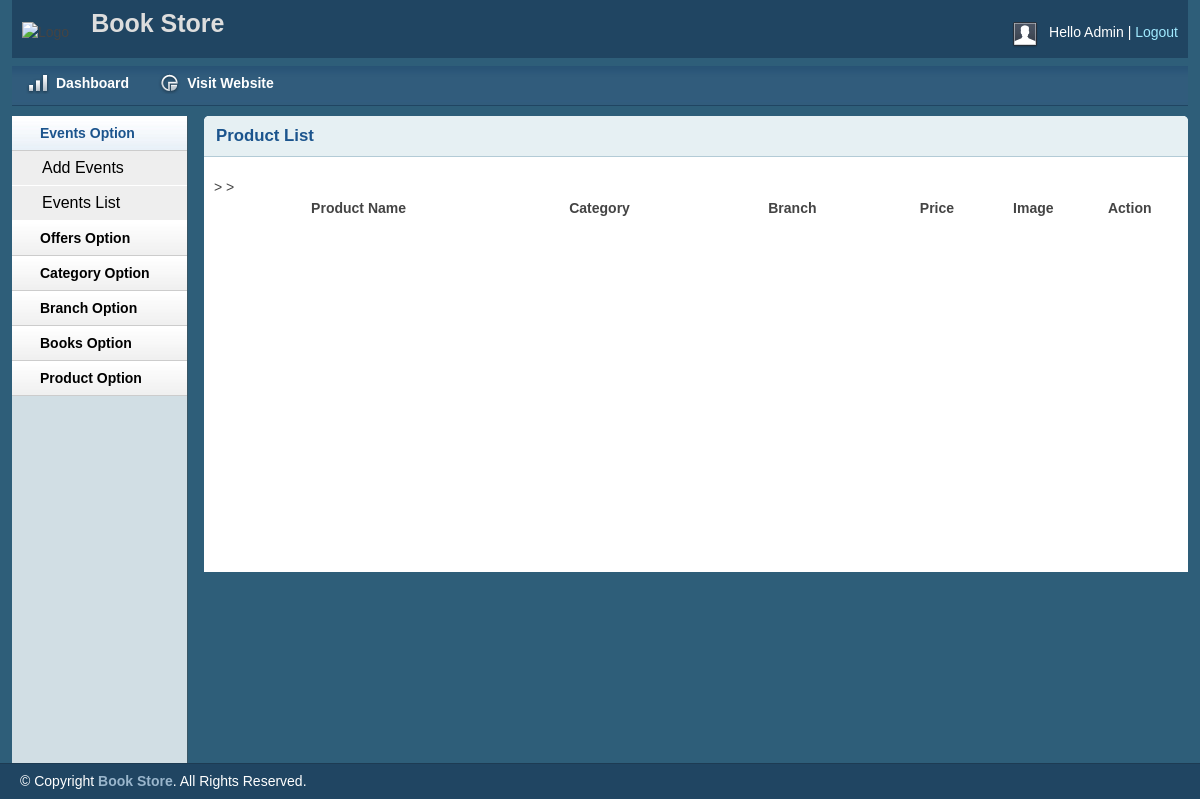
Before: /admin/productlist.php (signed in) with the older database file.
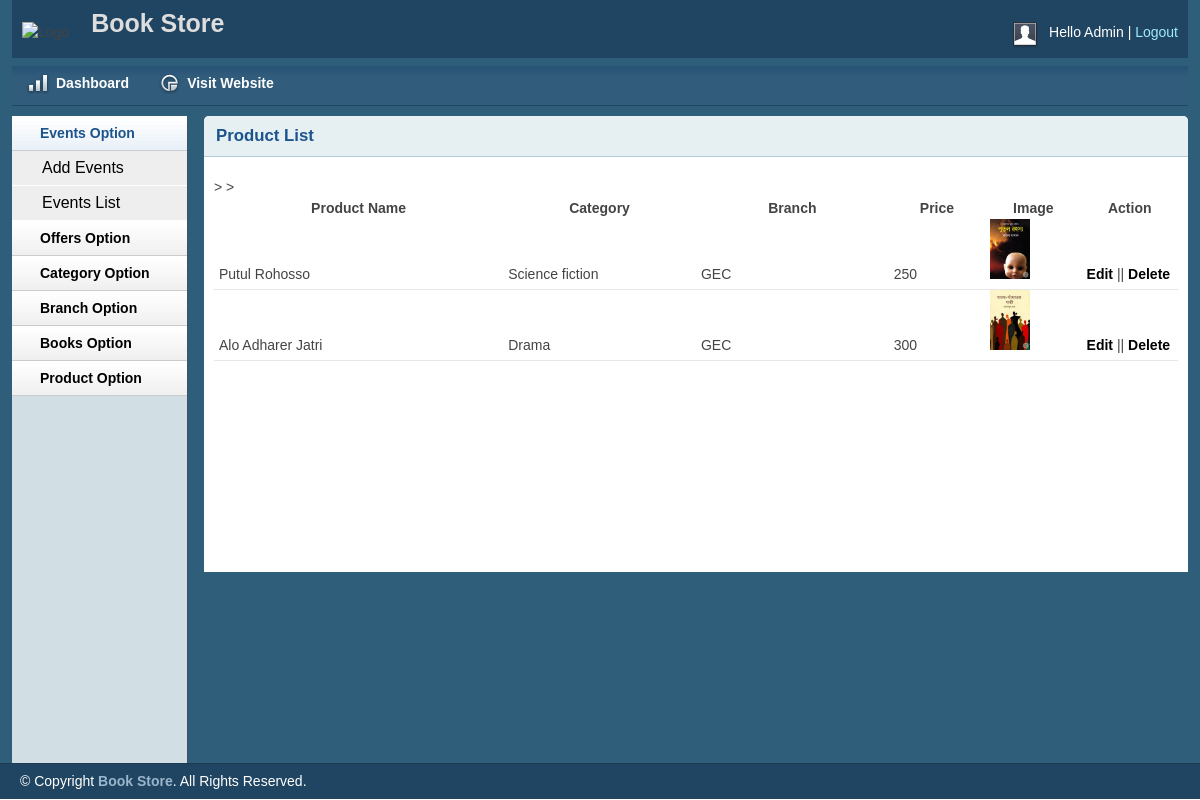
After: the same page with the newer database file.
### tables this page shows
CREATE TABLE IF NOT EXISTS `tbl_product` (
  `productId` int(11) NOT NULL AUTO_INCREMENT,
  `bookId` int(11) DEFAULT NULL,
  `bookName` varchar(250) DEFAULT NULL,
  `authorName` varchar(250) DEFAULT NULL,
  `catId` int(11) DEFAULT NULL,
  `catName` varchar(250) DEFAULT NULL,
  `branchId` int(11) DEFAULT NULL,
  `branchName` varchar(250) DEFAULT NULL,
  `price` double DEFAULT NULL,
  `image` varchar(255) DEFAULT NULL,
  PRIMARY KEY (`productId`)
);

### lib/Database.php (called while the page is built, shortened)
<?php
class Database{
	public $host   = DB_HOST;
	public $user   = DB_USER;
	public $pass   = DB_PASS;
	public $dbname = DB_NAME;
	public $link;
	private function connecDB()
	{
		$this->link = new mysqli($this->host, $this->user, $this->pass, $this->dbname);
	}
	public function select($query)
	{
		$result = $this->link->query($query) or die ($this->link->error.__LINE__);
		if($result->num_rows > 0){
			return $result;
		}
		else{
			return false;
		}
	}
}
?>

### admin/productlist.php (the view, shortened to what this page needs)
<?php include 'inc/header.php';?>
<?php include 'inc/sidebar.php';?>
<div class="grid_10">
    <div class="box round first grid">
        <h2>Product List</h2>
        <div class="block">
            <table class="data display datatable" id="example">
			<thead>
				<tr>
					<th width="30%">Product Name</th>
					<th width="20%">Category</th>>
					<th width="20%">Branch</th>>
					<th width="10%">Price</th>
					<th width="10%">Image</th>
					<th width="10%">Action</th>
				</tr>
			</thead>
			<tbody>
				<?php
					$query="select * from tbl_product";
					$selectData=$db->select($query);
					if($selectData)
					{
						while($result=$selectData->fetch_assoc())
						{
				?>
						<tr class="odd gradeX">
							<td> <?php echo $result['bookName']; ?> </td>
							<td> <?php echo $result['catName']; ?> </td>
							<td> <?php echo $result['branchName']; ?> </td>
							<td> <?php echo $result['price']; ?> </td>
							<td> <img src="<?php echo $result['image']; ?>" alt="image" height="60px" width="40px"> </td>
							<td><a href="editproduct.php?editid=<?php echo $result['productId'];?>">Edit</a> || <a onclick="return confirm('Are you sure to Delete! ');" href="deleteproduct.php?deleteid=<?php echo $result['productId'];?>">Delete</a></td>
						</tr>
				<?php
						}
					}
				?>
			</tbody>
		</table>
       </div>
    </div>
</div>
<?php include 'inc/footer.php';?>

Changed rows visible on the page:
added tbl_product: bookName "Putul Rohosso", catName "Science fiction", branchName "GEC", price "250", image (picture)
added tbl_product: bookName "Alo Adharer Jatri", catName "Drama", branchName "GEC", price "300", image (picture)
